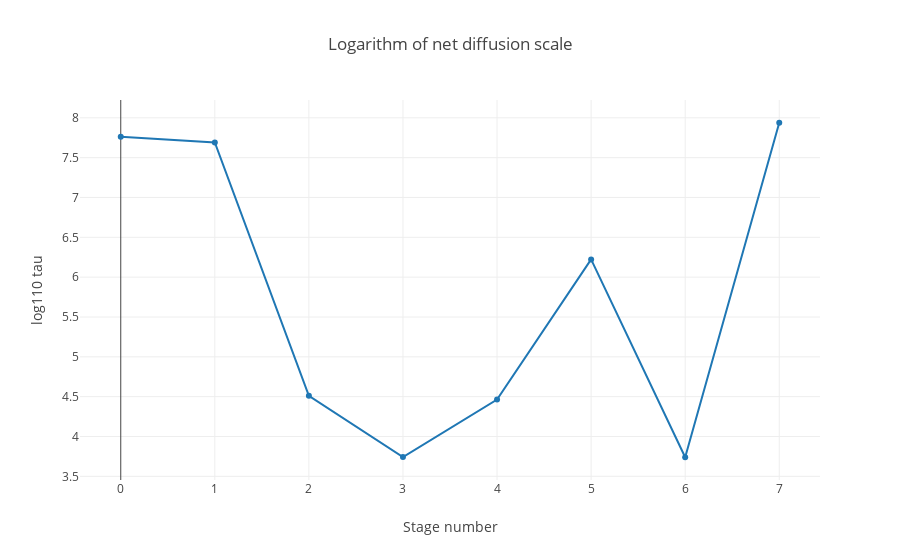

The code cell stored with this chart in its notebook:
### Code cell
Plotly([
    {
        y : parametersEachStage.log10_tau
    }
],{
    
    title : "Logarithm of net diffusion scale",
    xaxis : {
        title : "Stage number"
    },
    yaxis : {
        title : "log110 tau"
    }

})

### Figure 1 — Plotly figure (JSON) as saved in the notebook; plotly's stock layout.template omitted (floating-point values rounded to 4 significant figures)
{"data": [{"uid": "1aaf4e", "y": ["7.763277492664677", "7.6914258001373765", "4.511357231290288", "3.7428429377701953", "4.463078658472405", "6.223072391804518", "3.739587988055893", "7.9380726892271944"]}], "layout": {"autosize": true, "title": "Logarithm of net diffusion scale", "xaxis": {"autorange": true, "range": [-0.4149, 7.415], "title": "Stage number"}, "yaxis": {"autorange": true, "range": [3.432, 8.246], "title": "log110 tau", "type": "linear"}}}
